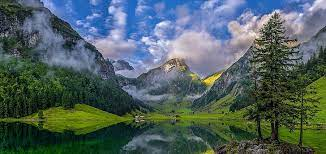
#> input picture download.jpg, 326 x 154 px, given in place of mount everest.jpg, which was not available
$ python 'background removal.py'
#> lines starting #> are read from the running program, lines starting #| are printed output that depends on the picture; after the words box and inside, x2 and y2 are one past the last pixel; in counts of white or black regions, pixels touching at a corner belong together; pictures that were not available may be replaced by others from this repository, and a replacement may not be noted
# import cv2 to capture videofeed
import cv2

import numpy as np

# attach camera indexed as 0
camera = cv2.VideoCapture(0)

# setting framewidth and frameheight as 640 X 480
camera.set(3 , 640)
camera.set(4 , 480)

# loading the mountain image
mountain = cv2.imread('mount everest.jpg')
#> mountain is the input picture: shape (154, 326, 3); mean B, G, R 95.4, 96.4, 78.7

# resizing the mountain image as 640 X 480
mountain = cv2.resize(mountain,(640,480))
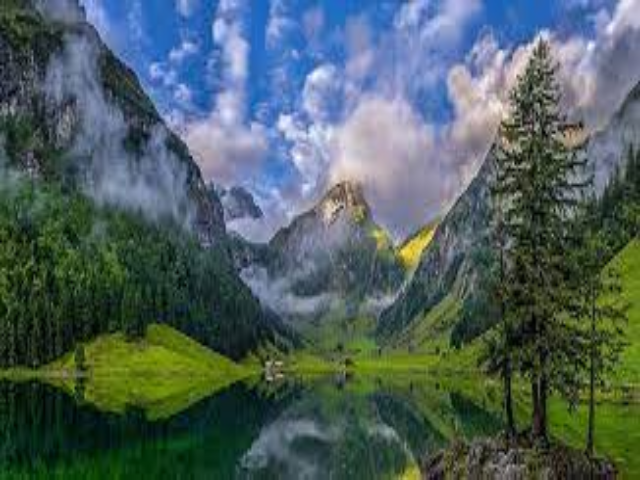
#> mountain: shape (480, 640, 3); mean B, G, R 95.3, 96.3, 78.6

while True:

    # read a frame from the attached camera
    status , frame = camera.read()

    # if we got the frame successfully
    if status:

        # flip it
        frame = cv2.flip(frame , 1)
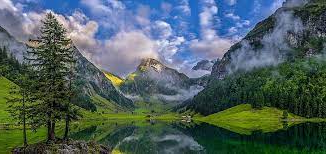
#> frame: shape (154, 326, 3); mean B, G, R 95.4, 96.4, 78.7

        # converting the image to RGB for easy processing
        frame_rgb = cv2.cvtColor(frame , cv2.COLOR_BGR2RGB)

        # creating thresholds
        lower_bound = np.array([100,100,100])
        upper_bound = np.array([255,255,255])

        # thresholding image
        mask = cv2.inRange(frame_rgb,lower_bound,upper_bound)
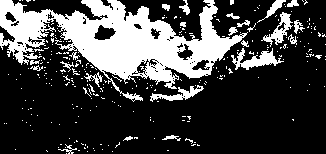
#> mask: shape (154, 326); 26.3% white; 288 white regions (265 under 20 px), largest, box (x1, y1, x2, y2) and area: (0, 0, 248, 102) 10301, (231, 48, 284, 70) 485, (261, 12, 293, 47) 351
        # inverting the mask
        mask = cv2.bitwise_not(mask)
        # bitwise and operation to extract foreground / person
        person = cv2.bitwise_and(frame,frame,mask=mask)
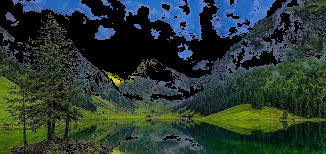
#> person: shape (154, 326, 3); mean B, G, R 49.2, 57, 41.1
        # final image
#> (the run stopped early here; a loop or call above may not have finished)
